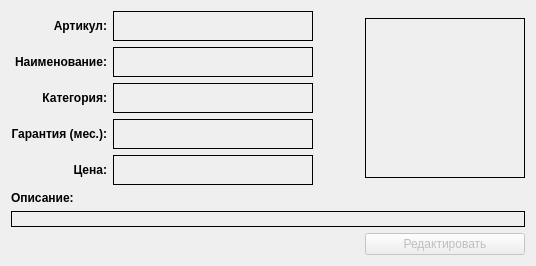
             <widget class="QWidget" name="detailReadPage">
              <layout class="QGridLayout" name="gridLayout_24">
               <item row="0" column="2">
                <widget class="QLabel" name="detailPhotoLabel">
                 <property name="sizePolicy">
                  <sizepolicy hsizetype="Fixed" vsizetype="Fixed">
                   <horstretch>0</horstretch>
                   <verstretch>0</verstretch>
                  </sizepolicy>
                 </property>
                 <property name="minimumSize">
                  <size>
                   <width>160</width>
                   <height>160</height>
                  </size>
                 </property>
                 <property name="maximumSize">
                  <size>
                   <width>160</width>
                   <height>160</height>
                  </size>
                 </property>
                 <property name="styleSheet">
                  <string notr="true">border: 1px solid;</string>
                 </property>
                 <property name="text">
                  <string/>
                 </property>
                 <property name="margin">
                  <number>0</number>
                 </property>
                 <property name="indent">
                  <number>-1</number>
                 </property>
                </widget>
               </item>
               <item row="3" column="0">
                <spacer name="horizontalSpacer_14">
                 <property name="orientation">
                  <enum>Qt::Horizontal</enum>
                 </property>
                 <property name="sizeHint" stdset="0">
                  <size>
                   <width>40</width>
                   <height>20</height>
                  </size>
                 </property>
                </spacer>
               </item>
               <item row="3" column="2">
                <widget class="QPushButton" name="detailEditButton">
                 <property name="enabled">
                  <bool>false</bool>
                 </property>
                 <property name="minimumSize">
                  <size>
                   <width>97</width>
                   <height>0</height>
                  </size>
                 </property>
                 <property name="text">
                  <string>Редактировать</string>
                 </property>
                </widget>
               </item>
               <item row="1" column="0">
                <widget class="QLabel" name="label_49">
                 <property name="minimumSize">
                  <size>
                   <width>0</width>
                   <height>0</height>
                  </size>
                 </property>
                 <property name="maximumSize">
                  <size>
                   <width>16777215</width>
                   <height>30</height>
                  </size>
                 </property>
                 <property name="font">
                  <font>
                   <weight>75</weight>
                   <bold>true</bold>
                  </font>
                 </property>
                 <property name="text">
                  <string>Описание:</string>
                 </property>
                 <property name="alignment">
                  <set>Qt::AlignBottom|Qt::AlignLeading|Qt::AlignLeft</set>
                 </property>
                </widget>
               </item>
               <item row="0" column="0">
                <layout class="QGridLayout" name="gridLayout_25">
                 <item row="1" column="1">
                  <widget class="QLabel" name="detailNameLabel">
                   <property name="sizePolicy">
                    <sizepolicy hsizetype="Minimum" vsizetype="Preferred">
                     <horstretch>0</horstretch>
                     <verstretch>0</verstretch>
                    </sizepolicy>
                   </property>
                   <property name="minimumSize">
                    <size>
                     <width>200</width>
                     <height>0</height>
                    </size>
                   </property>
                   <property name="maximumSize">
                    <size>
                     <width>16777215</width>
                     <height>30</height>
                    </size>
                   </property>
                   <property name="styleSheet">
                    <string notr="true">border: 1px solid;</string>
                   </property>
                   <property name="text">
                    <string/>
                   </property>
                  </widget>
                 </item>
                 <item row="4" column="0">
                  <widget class="QLabel" name="label_55">
                   <property name="sizePolicy">
                    <sizepolicy hsizetype="Preferred" vsizetype="Preferred">
                     <horstretch>0</horstretch>
                     <verstretch>0</verstretch>
                    </sizepolicy>
                   </property>
                   <property name="font">
                    <font>
                     <weight>75</weight>
                     <bold>true</bold>
                    </font>
                   </property>
                   <property name="text">
                    <string>Гарантия (мес.):</string>
                   </property>
                   <property name="alignment">
                    <set>Qt::AlignRight|Qt::AlignTrailing|Qt::AlignVCenter</set>
                   </property>
                  </widget>
                 </item>
                 <item row="3" column="0">
                  <widget class="QLabel" name="label_50">
                   <property name="sizePolicy">
                    <sizepolicy hsizetype="Preferred" vsizetype="Preferred">
                     <horstretch>0</horstretch>
                     <verstretch>0</verstretch>
                    </sizepolicy>
                   </property>
                   <property name="font">
                    <font>
                     <weight>75</weight>
                     <bold>true</bold>
                    </font>
                   </property>
                   <property name="text">
                    <string>Категория:</string>
                   </property>
                   <property name="alignment">
                    <set>Qt::AlignRight|Qt::AlignTrailing|Qt::AlignVCenter</set>
                   </property>
                  </widget>
                 </item>
                 <item row="1" column="0">
                  <widget class="QLabel" name="label_48">
                   <property name="sizePolicy">
                    <sizepolicy hsizetype="Preferred" vsizetype="Preferred">
                     <horstretch>0</horstretch>
                     <verstretch>0</verstretch>
                    </sizepolicy>
                   </property>
                   <property name="minimumSize">
                    <size>
                     <width>0</width>
                     <height>30</height>
                    </size>
                   </property>
                   <property name="font">
                    <font>
                     <weight>75</weight>
                     <bold>true</bold>
                    </font>
                   </property>
                   <property name="text">
                    <string>Наименование:</string>
                   </property>
                   <property name="alignment">
                    <set>Qt::AlignRight|Qt::AlignTrailing|Qt::AlignVCenter</set>
                   </property>
                  </widget>
                 </item>
                 <item row="4" column="1">
                  <widget class="QLabel" name="detailWarrantyLabel">
                   <property name="sizePolicy">
                    <sizepolicy hsizetype="Minimum" vsizetype="Preferred">
                     <horstretch>0</horstretch>
                     <verstretch>0</verstretch>
                    </sizepolicy>
                   </property>
                   <property name="minimumSize">
                    <size>
                     <width>200</width>
                     <height>30</height>
                    </size>
                   </property>
                   <property name="styleSheet">
                    <string notr="true">border: 1px solid;</string>
                   </property>
                   <property name="text">
                    <string/>
                   </property>
                  </widget>
                 </item>
                 <item row="3" column="1">
                  <widget class="QLabel" name="detailCategoryLabel">
                   <property name="sizePolicy">
                    <sizepolicy hsizetype="Minimum" vsizetype="Preferred">
                     <horstretch>0</horstretch>
                     <verstretch>0</verstretch>
                    </sizepolicy>
                   </property>
                   <property name="minimumSize">
                    <size>
                     <width>200</width>
                     <height>30</height>
                    </size>
                   </property>
                   <property name="styleSheet">
                    <string notr="true">border: 1px solid;</string>
                   </property>
                   <property name="text">
                    <string/>
                   </property>
                  </widget>
                 </item>
                 <item row="5" column="1">
                  <widget class="QLabel" name="detailPriceLabel">
                   <property name="sizePolicy">
                    <sizepolicy hsizetype="Minimum" vsizetype="Preferred">
                     <horstretch>0</horstretch>
                     <verstretch>0</verstretch>
                    </sizepolicy>
                   </property>
                   <property name="minimumSize">
                    <size>
                     <width>200</width>
                     <height>30</height>
                    </size>
                   </property>
                   <property name="styleSheet">
                    <string notr="true">border: 1px solid;</string>
                   </property>
                   <property name="text">
                    <string/>
                   </property>
                  </widget>
                 </item>
                 <item row="5" column="0">
                  <widget class="QLabel" name="label_67">
                   <property name="sizePolicy">
                    <sizepolicy hsizetype="Preferred" vsizetype="Preferred">
                     <horstretch>0</horstretch>
                     <verstretch>0</verstretch>
                    </sizepolicy>
                   </property>
                   <property name="font">
                    <font>
                     <weight>75</weight>
                     <bold>true</bold>
                    </font>
                   </property>
                   <property name="text">
                    <string>Цена:</string>
                   </property>
                   <property name="alignment">
                    <set>Qt::AlignRight|Qt::AlignTrailing|Qt::AlignVCenter</set>
                   </property>
                  </widget>
                 </item>
                 <item row="0" column="0">
                  <widget class="QLabel" name="label_47">
                   <property name="sizePolicy">
                    <sizepolicy hsizetype="Preferred" vsizetype="Preferred">
                     <horstretch>0</horstretch>
                     <verstretch>0</verstretch>
                    </sizepolicy>
                   </property>
                   <property name="font">
                    <font>
                     <weight>75</weight>
                     <bold>true</bold>
                    </font>
                   </property>
                   <property name="text">
                    <string>Артикул:</string>
                   </property>
                   <property name="alignment">
                    <set>Qt::AlignRight|Qt::AlignTrailing|Qt::AlignVCenter</set>
                   </property>
                  </widget>
                 </item>
                 <item row="0" column="1">
                  <widget class="QLabel" name="detailArticleLabel">
                   <property name="sizePolicy">
                    <sizepolicy hsizetype="Minimum" vsizetype="Preferred">
                     <horstretch>0</horstretch>
                     <verstretch>0</verstretch>
                    </sizepolicy>
                   </property>
                   <property name="minimumSize">
                    <size>
                     <width>200</width>
                     <height>30</height>
                    </size>
                   </property>
                   <property name="styleSheet">
                    <string notr="true">border: 1px solid;</string>
                   </property>
                   <property name="text">
                    <string/>
                   </property>
                  </widget>
                 </item>
                </layout>
               </item>
               <item row="2" column="0" colspan="3">
                <widget class="QLabel" name="detailDescriptionLabel">
                 <property name="styleSheet">
                  <string notr="true">border: 1px solid;</string>
                 </property>
                 <property name="text">
                  <string/>
                 </property>
                 <property name="alignment">
                  <set>Qt::AlignLeading|Qt::AlignLeft|Qt::AlignTop</set>
                 </property>
                 <property name="wordWrap">
                  <bool>true</bool>
                 </property>
                </widget>
               </item>
               <item row="0" column="1">
                <spacer name="horizontalSpacer_2">
                 <property name="orientation">
                  <enum>Qt::Horizontal</enum>
                 </property>
                 <property name="sizeHint" stdset="0">
                  <size>
                   <width>40</width>
                   <height>20</height>
                  </size>
                 </property>
                </spacer>
               </item>
              </layout>
             </widget>
